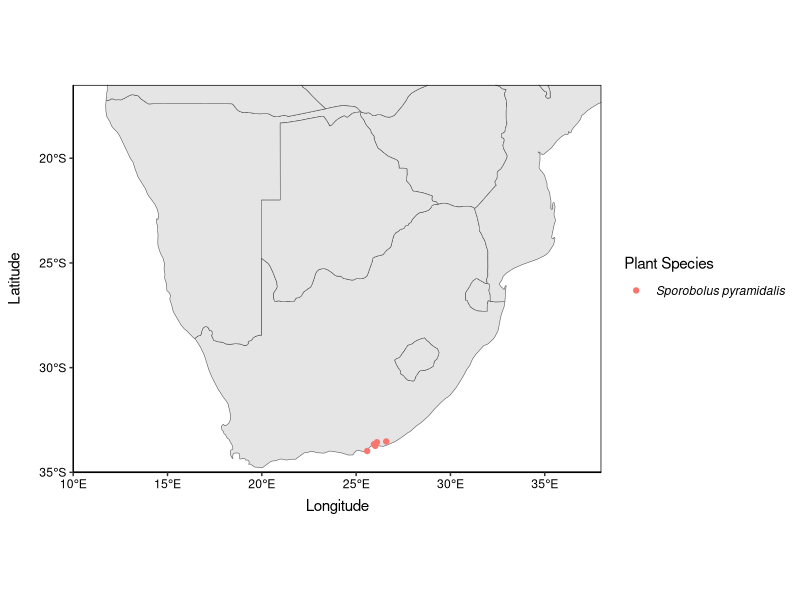
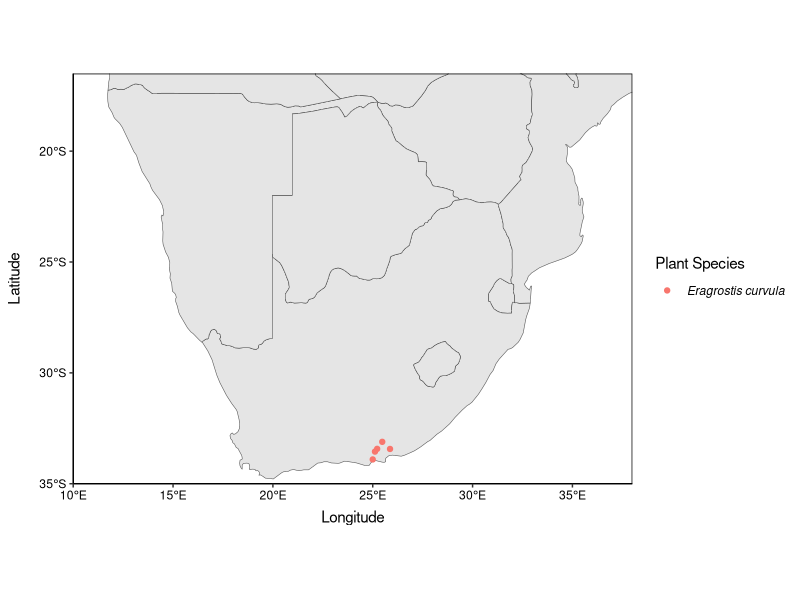
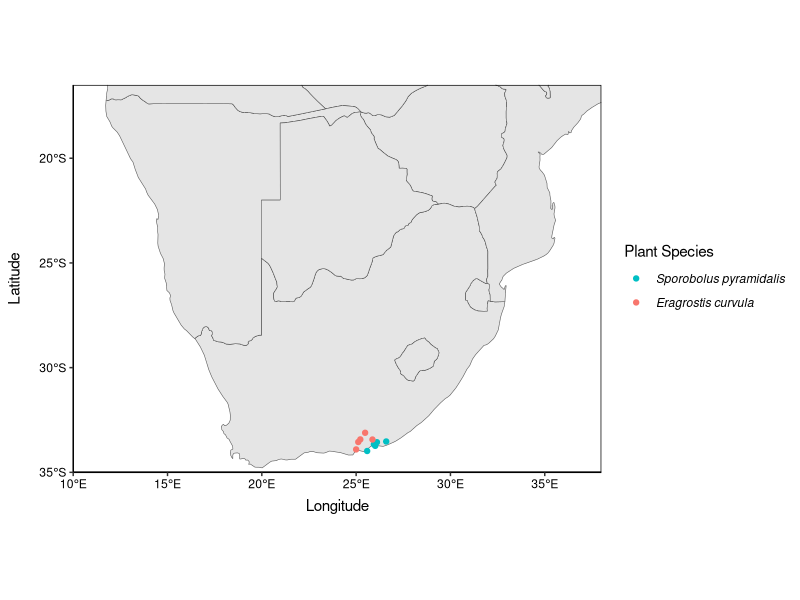
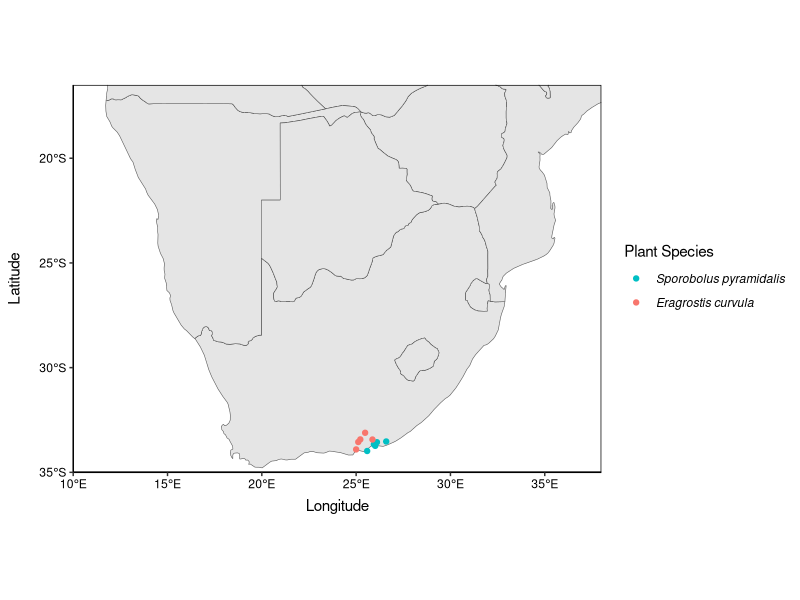

The R script that drew these images, in order:
# Load packages
library(tidyverse)
library(sf)
library(rnaturalearth)
library(rnaturalearthdata)

# Import raw coords
raw_data <- readxl::read_xlsx("./data_raw/species_gps.xlsx")

# Process co-ords 
raw_data <- raw_data %>%
  mutate(longitude = as.numeric(longitude),
         latitude = as.numeric(latitude))
head(raw_data)

# Set ggplot theme
theme_set(theme_classic() +
            theme(panel.border = element_rect(colour = "black", fill = NA),
                  axis.text = element_text(colour = "black"),
                  axis.title.x = element_text(margin = unit(c(2, 0, 0, 0), "mm")),
                  axis.title.y = element_text(margin = unit(c(0, 4, 0, 0), "mm"))))

# Import base map
world <- ne_countries(scale = "medium", 
                      returnclass = "sf")

# Attempt at function 
plot_map_multi <- function(data = raw_data, species_name){
  
  # Filter which plant species to plot 
  df = subset(raw_data, plant_species %in% species_name)
  
  # Plot map
  ggplot(data = world) +
    geom_sf() +
    geom_point(data = df, aes(x = longitude, 
                              y = latitude,
                              colour = plant_species)) + 
    labs(x = "Longitude", 
         y = "Latitude") + 
    coord_sf(xlim = c(10, 38), 
             ylim = c(-35, -16.5), 
             expand = FALSE) +
    guides(colour = guide_legend(title = "Plant Species", reverse = T)) +
    theme(legend.text = element_text(face="italic"))
}

# Attempt to use function 
plot_map_multi(species_name = c("Sporobolus pyramidalis"))
plot_map_multi(species_name = c("Eragrostis curvula"))
plot_map_multi(species_name = c("Sporobolus pyramidalis",
                          "Eragrostis curvula"))

plot_map_multi(species_name = c("Sporobolus pyramidalis",
                                "Eragrostis curvula"))
